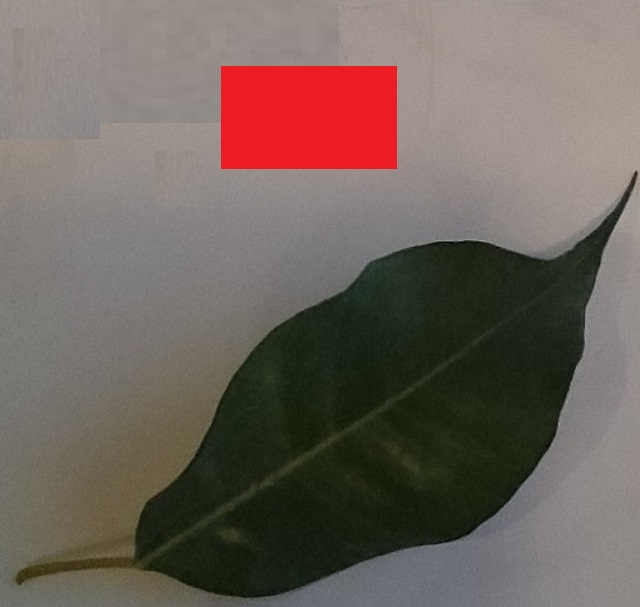
#> input picture src/skicit/sample.JPG, 640 x 607 px
$ python 4-cv.py
#> lines starting #> are read from the running program, lines starting #| are printed output that depends on the picture
import cv2

# 0 : b  ,  1 : g  ,  2 : r

sample_file = 'sample.JPG'
image = cv2.imread(sample_file)
#> image is the input picture: shape (607, 640, 3); mean B, G, R 92.1, 99.5, 111.3

b = image.copy()
# set green and red channels to 0
b[:, :, 1] = 0
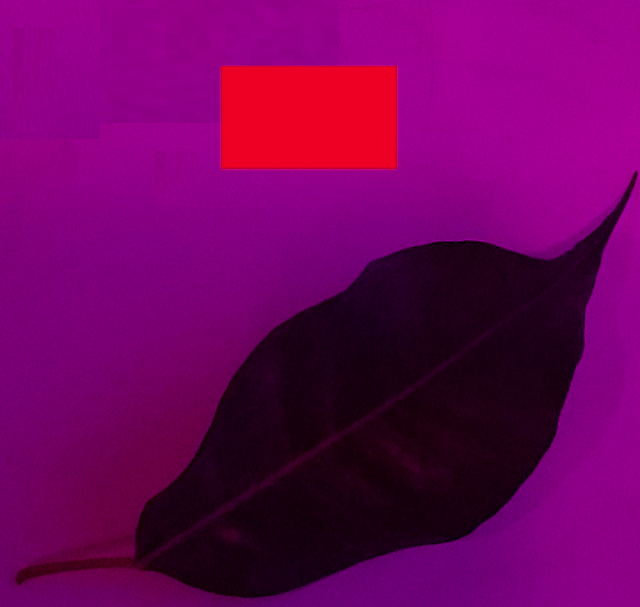
#> b: shape (607, 640, 3); mean B, G, R 92.1, 0, 111.3
b[:, :, 2] = 0
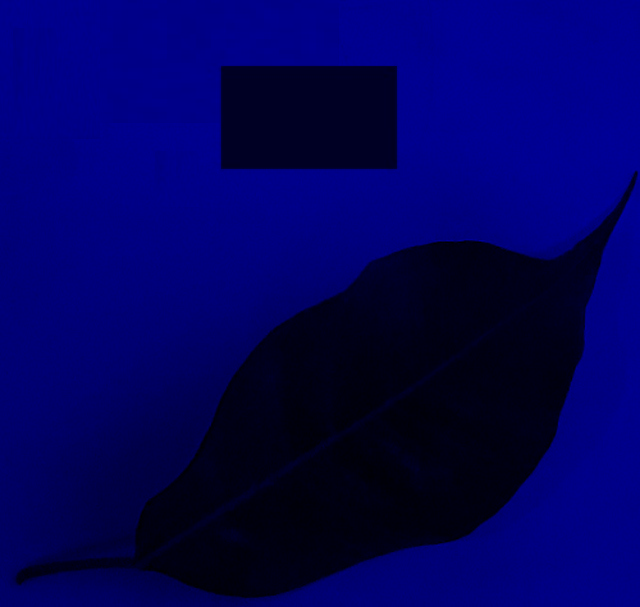
#> b: shape (607, 640, 3); mean B, G, R 92.1, 0, 0


g = image.copy()
# set blue and red channels to 0
g[:, :, 0] = 0
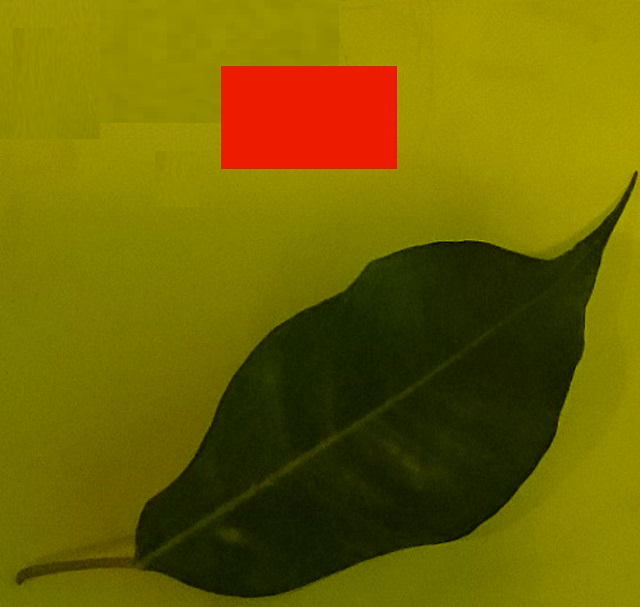
#> g: shape (607, 640, 3); mean B, G, R 0, 99.5, 111.3
g[:, :, 2] = 0
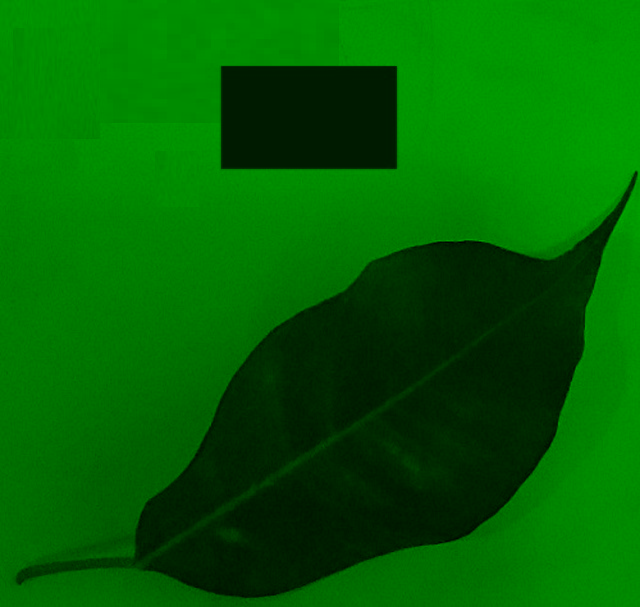
#> g: shape (607, 640, 3); mean B, G, R 0, 99.5, 0

r = image.copy()
# set blue and green channels to 0
r[:, :, 0] = 0
r[:, :, 1] = 0
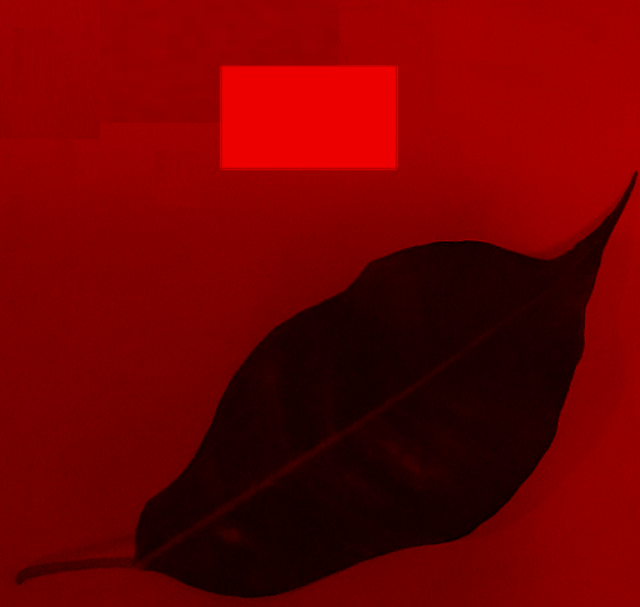
#> r: shape (607, 640, 3); mean B, G, R 0, 0, 111.3


# RGB - Blue
cv2.imshow('B-RGB', b)

# RGB - Green
cv2.imshow('G-RGB', g)

# RGB - Red
cv2.imshow('R-RGB', r)

cv2.waitKey(0)

$ run again, with src/skicit/leaf1.JPG copied over src/skicit/sample.JPG
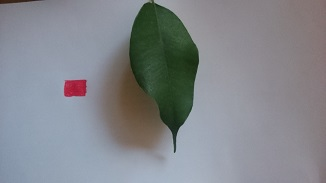
#> input picture src/skicit/leaf1.JPG, 326 x 183 px
#> image is the input picture: shape (183, 326, 3); mean B, G, R 139.4, 134.4, 131.3
#> `g[:, :, 2] = 0`:
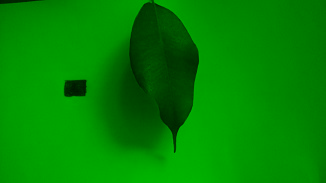
#> g: shape (183, 326, 3); mean B, G, R 0, 134.4, 0
#> `r[:, :, 1] = 0`:
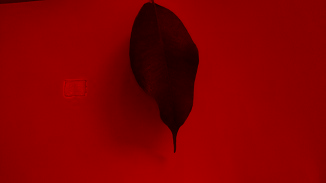
#> r: shape (183, 326, 3); mean B, G, R 0, 0, 131.3

$ run again, with src/skicit/leaf2.JPG copied over src/skicit/sample.JPG
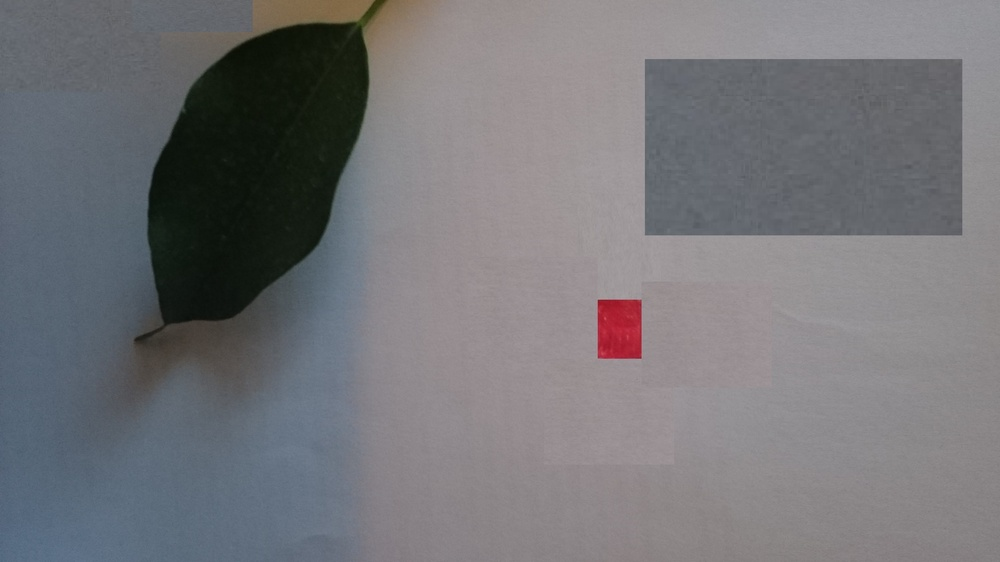
#> input picture src/skicit/leaf2.JPG, 1000 x 562 px, shrunk from 3264 x 1836 before the run
#> image is the input picture: shape (562, 1000, 3); mean B, G, R 120.2, 116.6, 116.9
#> `g[:, :, 2] = 0`:
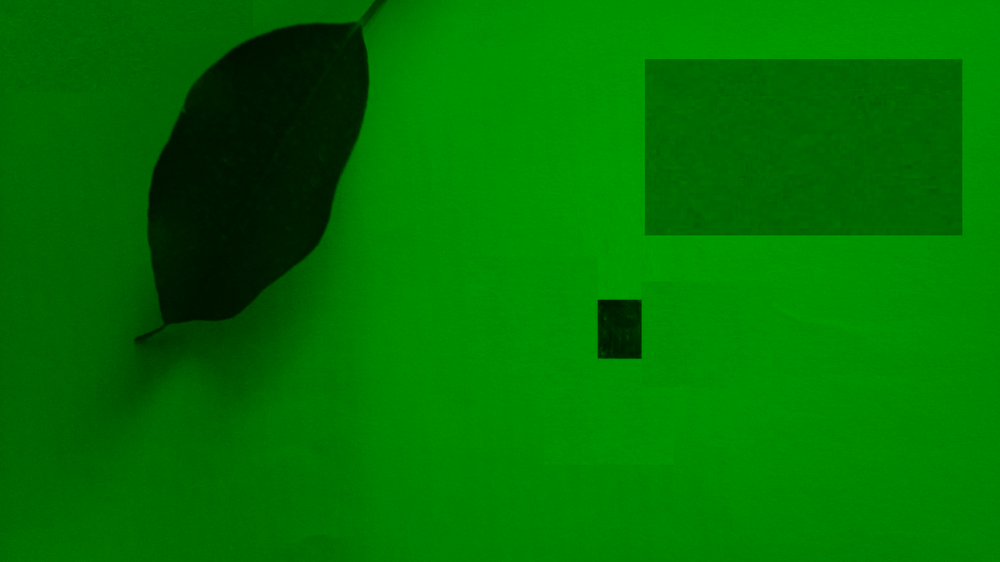
#> g: shape (562, 1000, 3); mean B, G, R 0, 116.6, 0
#> `r[:, :, 1] = 0`:
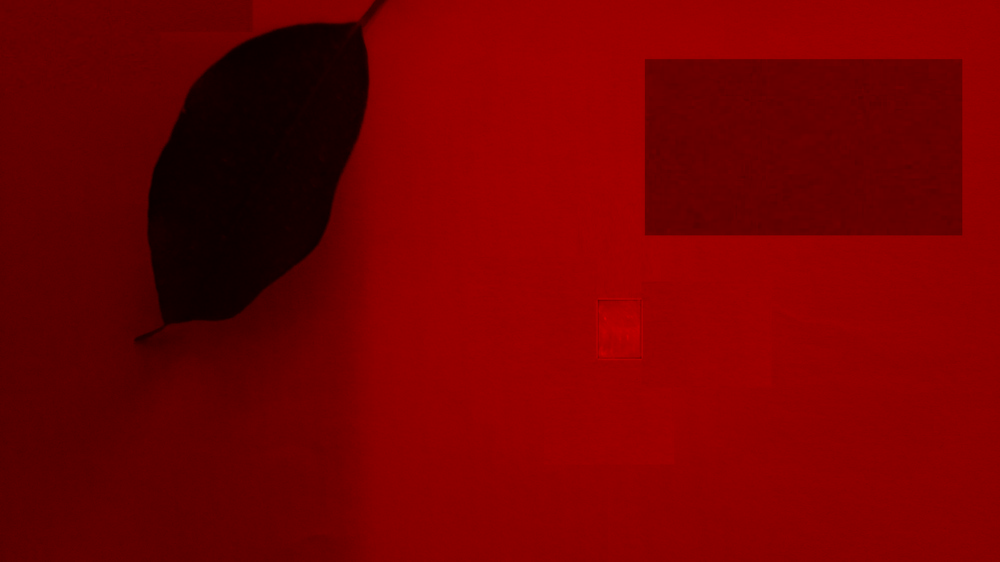
#> r: shape (562, 1000, 3); mean B, G, R 0, 0, 116.9
